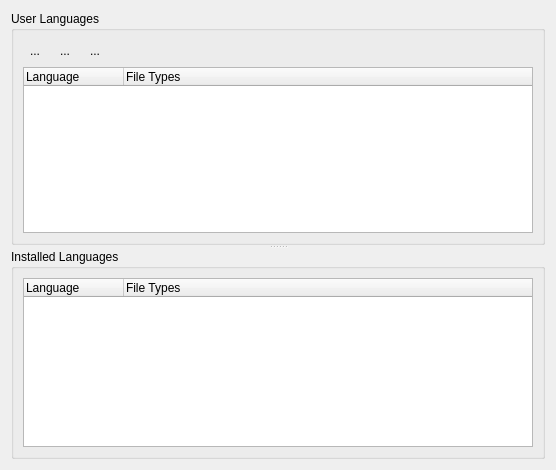
<?xml version="1.0" encoding="UTF-8"?>
<ui version="4.0">
 <class>LanguagesConfig</class>
 <widget class="QWidget" name="LanguagesConfig">
  <property name="geometry">
   <rect>
    <x>0</x>
    <y>0</y>
    <width>556</width>
    <height>470</height>
   </rect>
  </property>
  <property name="windowTitle">
   <string>Languages Config</string>
  </property>
  <layout class="QGridLayout" name="gridLayout_3">
   <item row="0" column="0">
    <widget class="QSplitter" name="splitter">
     <property name="orientation">
      <enum>Qt::Vertical</enum>
     </property>
     <widget class="QGroupBox" name="groupBox_2">
      <property name="title">
       <string>User Languages</string>
      </property>
      <layout class="QGridLayout" name="gridLayout_2">
       <item row="0" column="0">
        <widget class="QToolButton" name="uiAddBTN">
         <property name="text">
          <string>...</string>
         </property>
         <property name="autoRaise">
          <bool>true</bool>
         </property>
        </widget>
       </item>
       <item row="0" column="1">
        <widget class="QToolButton" name="uiEditBTN">
         <property name="text">
          <string>...</string>
         </property>
         <property name="autoRaise">
          <bool>true</bool>
         </property>
        </widget>
       </item>
       <item row="0" column="2">
        <widget class="QToolButton" name="uiRemoveBTN">
         <property name="text">
          <string>...</string>
         </property>
         <property name="autoRaise">
          <bool>true</bool>
         </property>
        </widget>
       </item>
       <item row="0" column="3">
        <spacer name="horizontalSpacer">
         <property name="orientation">
          <enum>Qt::Horizontal</enum>
         </property>
         <property name="sizeHint" stdset="0">
          <size>
           <width>414</width>
           <height>20</height>
          </size>
         </property>
        </spacer>
       </item>
       <item row="1" column="0" colspan="4">
        <widget class="QTreeWidget" name="uiUserLanguageTREE">
         <property name="alternatingRowColors">
          <bool>true</bool>
         </property>
         <property name="rootIsDecorated">
          <bool>false</bool>
         </property>
         <column>
          <property name="text">
           <string notr="true">Language</string>
          </property>
         </column>
         <column>
          <property name="text">
           <string>File Types</string>
          </property>
         </column>
        </widget>
       </item>
      </layout>
     </widget>
     <widget class="QGroupBox" name="groupBox">
      <property name="title">
       <string>Installed Languages</string>
      </property>
      <layout class="QGridLayout" name="gridLayout">
       <item row="0" column="0">
        <widget class="QTreeWidget" name="uiLanguageTREE">
         <property name="alternatingRowColors">
          <bool>true</bool>
         </property>
         <property name="rootIsDecorated">
          <bool>false</bool>
         </property>
         <column>
          <property name="text">
           <string notr="true">Language</string>
          </property>
         </column>
         <column>
          <property name="text">
           <string>File Types</string>
          </property>
         </column>
        </widget>
       </item>
      </layout>
     </widget>
    </widget>
   </item>
  </layout>
 </widget>
 <resources/>
 <connections/>
</ui>
